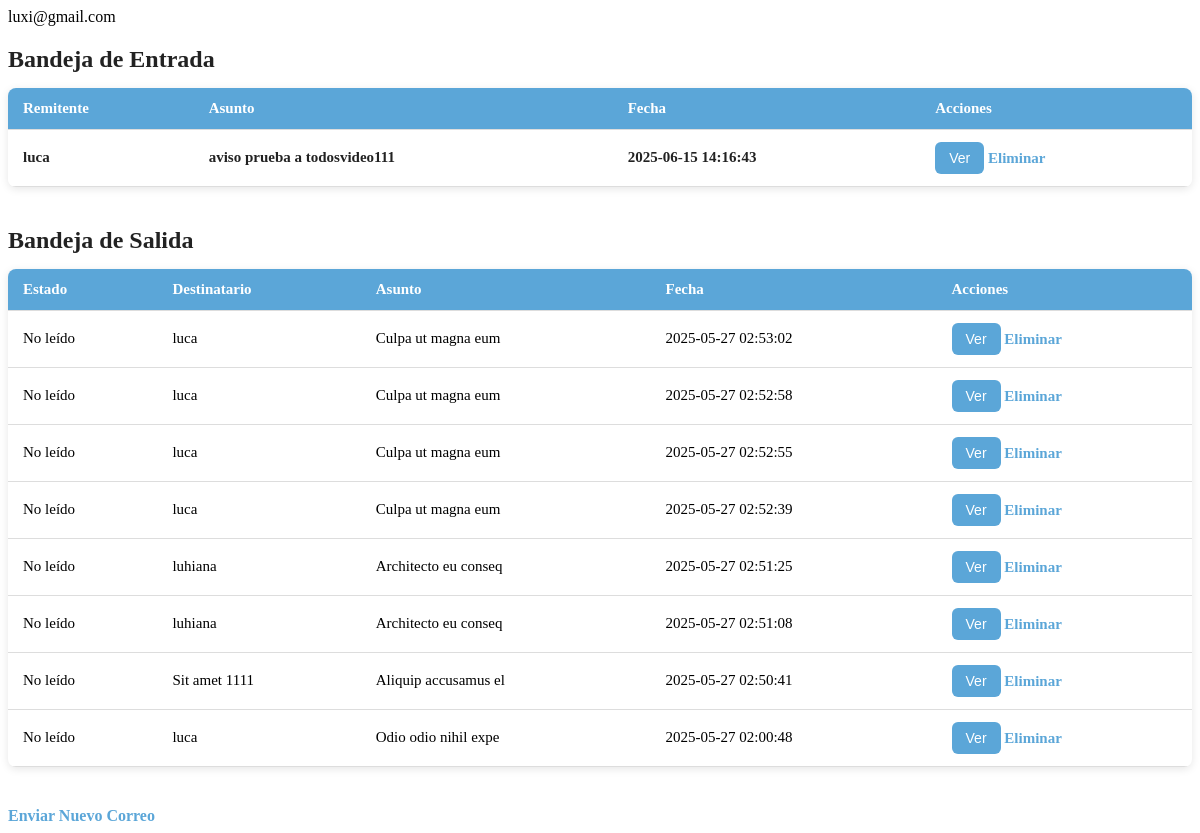
Screenshot of /Laboratorio4/bandeja.php (signed in) with the database file from the repository.
### tables this page shows
CREATE TABLE `correos` (
  `id` int(11) NOT NULL,
  `remitente_id` int(11) NOT NULL,
  `destinatario_id` int(11) NOT NULL,
  `asunto` varchar(255) NOT NULL,
  `mensaje` text NOT NULL,
  `fecha_envio` datetime DEFAULT current_timestamp(),
  `estado` varchar(50) DEFAULT '0'
);

CREATE TABLE `usuarios` (
  `id` int(11) NOT NULL,
  `correo` varchar(100) NOT NULL,
  `password` varchar(40) NOT NULL,
  `nombre` varchar(40) NOT NULL,
  `nivel` tinyint(4) NOT NULL,
  `Estado` tinyint(1) NOT NULL
);

### Laboratorio4/bandeja.php (the view, shortened to what this page needs)
<?php
require("conexion.php");
$id = $_SESSION['id'];
$stmt_in = $con->prepare("SELECT c.id, u_remitente.nombre AS remitente, c.asunto, c.mensaje, c.fecha_envio, c.estado
    FROM correos c
    INNER JOIN usuarios u_remitente ON c.remitente_id = u_remitente.id
    WHERE c.destinatario_id = ?
    ORDER BY c.fecha_envio DESC
");
$stmt_in->bind_param("i", $id);
$stmt_in->execute();
$inbox = $stmt_in->get_result();
$stmt_out = $con->prepare("
    SELECT c.id, u_destinatario.nombre AS destinatario, c.asunto, c.mensaje, c.fecha_envio, c.estado
    FROM correos c
    INNER JOIN usuarios u_destinatario ON c.destinatario_id = u_destinatario.id
    WHERE c.remitente_id = ?
    ORDER BY c.fecha_envio DESC
");
$stmt_out->bind_param("i", $id);
$stmt_out->execute();
$outbox = $stmt_out->get_result();
?>
<!DOCTYPE html>
<html lang="es">
<head>
</head>
<body>
<?php
echo  $correo = $_SESSION['correo'];
?>
<h2>Bandeja de Entrada</h2>
<table id="tabla-inbox">
    <thead>
        <tr>
            <th>Remitente</th>
            <th>Asunto</th>
            <th>Fecha</th>
            <th>Acciones</th>
        </tr>
    </thead>
    <tbody>
    <?php while ($row = $inbox->fetch_assoc()): ?>
        <tr data-id="<?php echo $row['id']; ?>" class="<?php echo ($row['estado'] === 'leido') ? 'leido' : 'no-leido'; ?>">
            <td><?php echo $row['remitente']; ?></td>
            <td><?php echo $row['asunto']; ?></td>
            <td><?php echo $row['fecha_envio']; ?></td>
                <td>
                    <button class="ver-correo" data-id="<?php echo $row['id']; ?>" data-mensaje="<?php echo $row['mensaje']; ?>" data-asunto="<?php echo $row['asunto']; ?>">Ver</button>
                    <a href="elimcorreo.php?id=<?php echo $row['id']; ?>" onclick="return confirm('¿Seguro que quieres eliminar este correo?');">Eliminar</a>
                </td>
        </tr>
    <?php endwhile; ?>
    </tbody>
</table>
<h2>Bandeja de Salida</h2>
<table id="tabla-outbox">
    <thead>
        <tr>
            <th>Estado</th>
            <th>Destinatario</th>
            <th>Asunto</th>
            <th>Fecha</th>
            <th>Acciones</th>
        </tr>
    </thead>
    <tbody>
    <?php while ($row = $outbox->fetch_assoc()): ?>
        <tr>
            <td><?php echo ($row['estado'] === 'leido') ? 'Leído' : 'No leído'; ?></td>
            <td><?php echo $row['destinatario']; ?></td>
            <td><?php echo $row['asunto']; ?></td>
            <td><?php echo $row['fecha_envio']; ?></td>
           <td>
                <button class="ver-correo" data-id="<?php echo $row['id']; ?>" data-mensaje="<?php echo $row['mensaje']; ?>" data-asunto="<?php echo $row['asunto']; ?>">Ver</button>
                <a href="elimcorreo.php?id=<?php echo $row['id']; ?>" onclick="return confirm('¿Seguro que quieres eliminar este correo?');">Eliminar</a>
            </td>
        </tr>
    <?php endwhile; ?>
    </tbody>
</table>
<a href="enviarcorreos.php">Enviar Nuevo Correo</a>
</body>
</html>

### Laboratorio4/bandeja.php (style rules this page uses)
h2 { color: #222; margin-bottom: 15px; }
table { width: 100%; border-collapse: collapse; margin-bottom: 40px; box-shadow: 0 2px 8px rgba(0,0,0,0.1); background-color: #fff; border-radius: 8px; overflow: hidden; }
th, td { padding: 12px 15px; text-align: left; border-bottom: 1px solid #ddd; font-size: 15px; }
th { background-color: #5ba6d8; color: white; font-weight: 600; }
tr.no-leido { font-weight: bold; background-color: #fff; color: #222; }
a { color: #5ba6d8; text-decoration: none; font-weight: 600; }
button { background-color: #5ba6d8; color: white; border: none; padding: 8px 14px; border-radius: 6px; cursor: pointer; font-size: 14px; transition: background-color 0.3s ease; }

### rows the page displays
correos: remitente.nombre "luca", asunto "aviso prueba a todosvideo111", fecha_envio "2025-06-15 14:16:43"
correos: estado "No leído", destinatario.nombre "luca", asunto "Culpa ut magna eum", fecha_envio "2025-05-27 02:53:02"
correos: estado "No leído", destinatario.nombre "luca", asunto "Culpa ut magna eum", fecha_envio "2025-05-27 02:52:58"
correos: estado "No leído", destinatario.nombre "luca", asunto "Culpa ut magna eum", fecha_envio "2025-05-27 02:52:55"
correos: estado "No leído", destinatario.nombre "luca", asunto "Culpa ut magna eum", fecha_envio "2025-05-27 02:52:39"
correos: estado "No leído", destinatario.nombre "luhiana", asunto "Architecto eu conseq", fecha_envio "2025-05-27 02:51:25"
correos: estado "No leído", destinatario.nombre "luhiana", asunto "Architecto eu conseq", fecha_envio "2025-05-27 02:51:08"
correos: estado "No leído", destinatario.nombre "Sit amet 1111", asunto "Aliquip accusamus el", fecha_envio "2025-05-27 02:50:41"
correos: estado "No leído", destinatario.nombre "luca", asunto "Odio odio nihil expe", fecha_envio "2025-05-27 02:00:48"

### other values shown
$correo = $_SESSION['correo'] "luxi@gmail.com"
